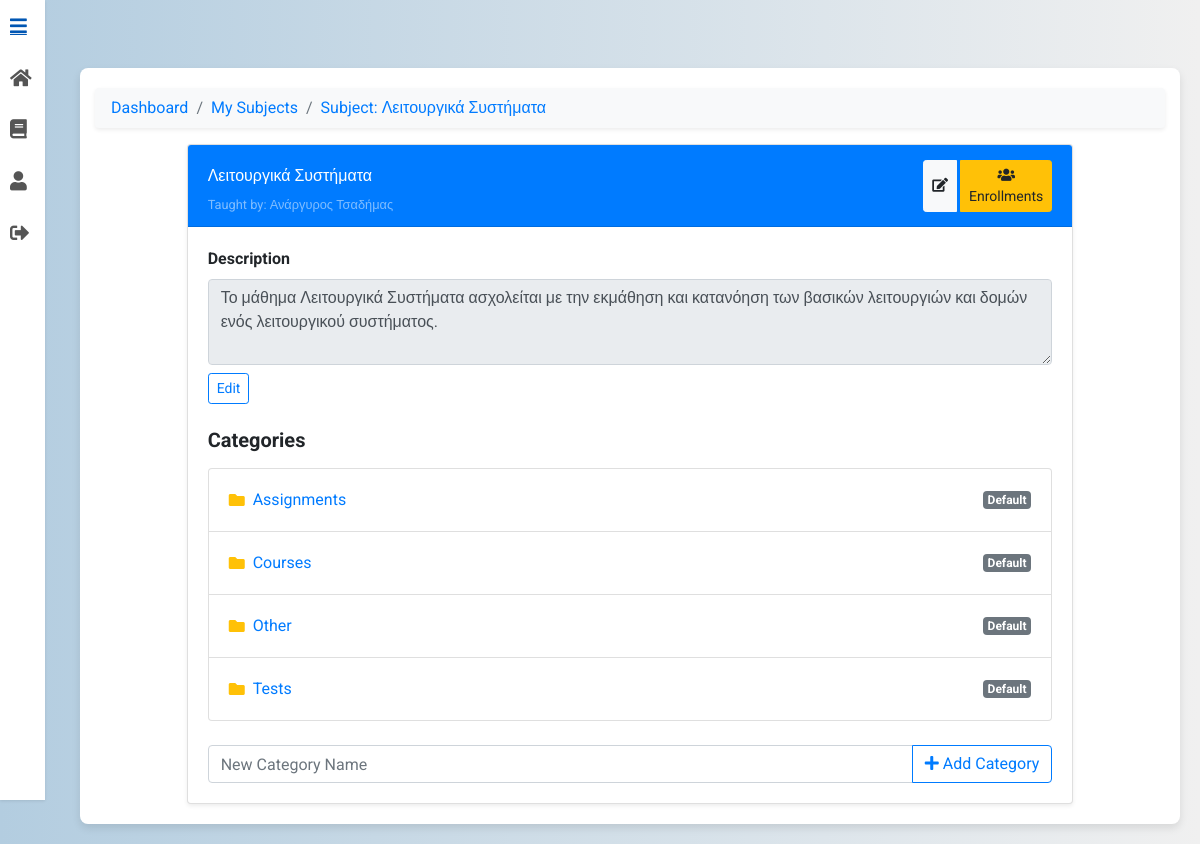
Screenshot of /subjects/subject/1/ (signed in) with the database file from the repository.
### subjects/models.py (models this page shows, shortened)
class Subject(models.Model):
    name = models.CharField(max_length=100)
    professor = models.ForeignKey(
        CustomUser,
        limit_choices_to={"role": "professor"},
        on_delete=models.CASCADE,
        editable=False,
    )
    description = models.TextField(blank=True)
    class Meta:
        ordering = ["name"]

class Category(models.Model):
    subject = models.ForeignKey(Subject, related_name="categories", on_delete=models.CASCADE)
    name = models.CharField(max_length=255)
    parent = models.ForeignKey(
        "self", null=True, blank=True, related_name="subcategories", on_delete=models.CASCADE
    )
    class Meta:
        unique_together = (("subject", "name", "parent"),)

### users/models.py (models this page shows, shortened)
class CustomUser(AbstractUser):
    ROLE_CHOICES = [
        ('student', 'Student'),
        ('professor', 'Professor')
    ]
    role = models.CharField(max_length=10, choices=ROLE_CHOICES)
    institution = models.ForeignKey('Institution', on_delete=models.SET_NULL, null=True, blank=True)

### subjects/views.py (the view, shortened to what this page needs)
# urls.py: path("subject/<int:pk>/", SubjectDetailView.as_view(), name="subject_detail"),
class SubjectDetailView(LoginRequiredMixin, BreadcrumbMixin, DetailView):
    model = Subject
    template_name = "subject_detail.html"
    context_object_name = "subject"
    def get_breadcrumbs(self):
        return [
            ("Dashboard", DASHBOARD_URL),
            ("My Subjects", reverse_lazy("subjects:my_subjects")),
            (f"Subject: {self.object.name}", self.request.path),
        ]
    def get_context_data(self, **kwargs):
        context = super().get_context_data(**kwargs)
        context["categories"] = self.object.categories.filter(parent__isnull=True)
        context["protected_categories"] = ["Courses", "Assignments", "Tests", "Other"]
        context["breadcrumbs"] = self.get_breadcrumbs()
        context["is_owner"] = (self.request.user == self.object.professor)
        is_enrolled = self.object.enrollments.filter(user=self.request.user).exists()
        is_owner = (self.object.professor_id == self.request.user.id)
        can_unenroll = is_enrolled and (self.request.user.role == "student" or not is_owner)
        context["can_unenroll"] = can_unenroll
        return context

### UniGrading/mixin.py (called while the page is built)
    def get_context_data(self, **kwargs):
        context = super().get_context_data(**kwargs)
        context["breadcrumbs"] = self.get_breadcrumbs()
        return context

### subjects/templates/subject_detail.html (shortened to what this page needs)
{% extends 'base.html' %}
{% load static %}
{% load view_breadcrumbs %}
{% block content %}
<div class="container mt-5">
  <nav aria-label="breadcrumb">
    <ol class="breadcrumb bg-light px-3 py-2 rounded shadow-sm">
      {% for name, url in breadcrumbs %}
        <li class="breadcrumb-item"><a href="{{ url }}">{{ name }}</a></li>
      {% endfor %}
    </ol>
  </nav>
  <div class="row justify-content-center">
    <div class="col-md-10">
      <div class="card shadow-sm no-hover-card">
        <div class="card-header bg-primary text-white d-flex justify-content-between align-items-center">
          <div class="w-100">
            <input
              type="text"
              id="subject-name"
              class="form-control-plaintext text-white h4 w-100"
              readonly
              value="{{ subject.name }}"
            >
            <div class="small text-white-50">
              Taught by:
              {% if subject.professor.first_name or subject.professor.last_name %}
                {{ subject.professor.first_name }} {{ subject.professor.last_name }}
              {% else %}
                {{ subject.professor.email }}
              {% endif %}
            </div>
          </div>
          {% if request.user.role == 'professor' and request.user.id == subject.professor_id %}
          <div class="btn-group ml-3">
            <button class="btn btn-sm btn-light mr-1" id="btn-edit-title" onclick="editSubjectName()">
              <i class="fas fa-edit"></i>
            </button>
            <a href="{% url 'subjects:manage_enrollments' subject.id %}" class="btn btn-sm btn-warning">
              <i class="fas fa-users"></i> Enrollments
            </a>
          </div>
          {% endif %}
        </div>
        <div class="card-body">
          <div class="mb-4">
            <label class="form-label font-weight-bold">Description</label>
            <textarea id="subject-description" class="form-control" rows="3" readonly>{{ subject.description }}</textarea>
            {% if request.user.role == 'professor' and request.user.id == subject.professor_id %}
            <div class="mt-2">
              <button class="btn btn-sm btn-outline-primary mr-1" onclick="editDescription()">Edit</button>
            </div>
            {% endif %}
          </div>
          <h5 class="font-weight-bold mb-3">Categories</h5>
          <ul class="list-group mb-4" id="categories-list">
            {% for category in categories %}
              <li class="list-group-item d-flex justify-content-between align-items-center">
                <div class="d-flex align-items-center w-100">
                  <i class="fas fa-folder text-warning mr-2"></i>
                  <input
                    id="category-name-{{ category.id }}"
                    type="text"
                    class="form-control-plaintext flex-grow-1 text-primary"
                    value="{{ category.name }}"
                    readonly
                    style="cursor:pointer"
                    onclick="navigateIfReadonly({{ category.id }}, '{{ category.name }}')"
                  />
                  {% if category.name in protected_categories %}
                    <span class="badge badge-secondary ml-2">Default</span>
                  {% endif %}
                </div>
              </li>
            {% empty %}
              <li class="list-group-item text-muted">No categories available.</li>
            {% endfor %}
          </ul>
          {% if request.user.role == 'professor' and request.user.id == subject.professor_id %}
          <div class="input-group">
            <input type="text" id="new-category-name" class="form-control" placeholder="New Category Name">
            <div class="input-group-append">
              <button class="btn btn-outline-primary" onclick="addCategory()">
                <i class="fas fa-plus"></i> Add Category
              </button>
            </div>
          </div>
          {% endif %}
        </div>
      </div>
    </div>
  </div>
</div>
{% endblock %}

### static/css/styles.css (style rules this page uses)
body { font-family: 'Roboto', sans-serif; background: linear-gradient(to right, #b3cde0, #f0f0f0); margin: 0; padding: 0; display: flex; justify-content: center; align-items: center; min-height: 100vh; }
.container { background-color: #ffffff; padding: 20px; border-radius: 8px; box-shadow: 0 4px 8px rgba(0, 0, 0, 0.1); max-width: 900px; width: 100%; animation: fadeIn 1s ease-in-out; }
.card { transition: transform 0.3s, box-shadow 0.3s; }
.no-hover-card { transition: none; }
button { padding: 10px; background-color: #66afe9; color: #ffffff; border: none; border-radius: 4px; cursor: pointer; transition: background-color 0.3s; }

### subjects/templates/base.html (style rules this page uses)
body { background: linear-gradient(to right, #b3cde0, #f0f0f0); margin: 0; padding: 0; font-family: 'Roboto', sans-serif; display: flex; }
.main-content > * { max-width: 100%; }

### rows the page displays
Subject: name "Λειτουργικά Συστήματα", professor.first_name "Ανάργυρος", professor.last_name "Τσαδήμας", description "Το μάθημα Λειτουργικά Συστήματα ασχολείται με την εκμάθηση και κατανόηση των βασικών λειτουργιών και δομών ενός λειτουργικού συστήματος."
Category: name "Assignments", shows "Default"
Category: name "Courses", shows "Default"
Category: name "Other", shows "Default"
Category: name "Tests", shows "Default"

### other values shown
{{ name }} "Dashboard" "My Subjects" "Subject: Λειτουργικά Συστήματα"
